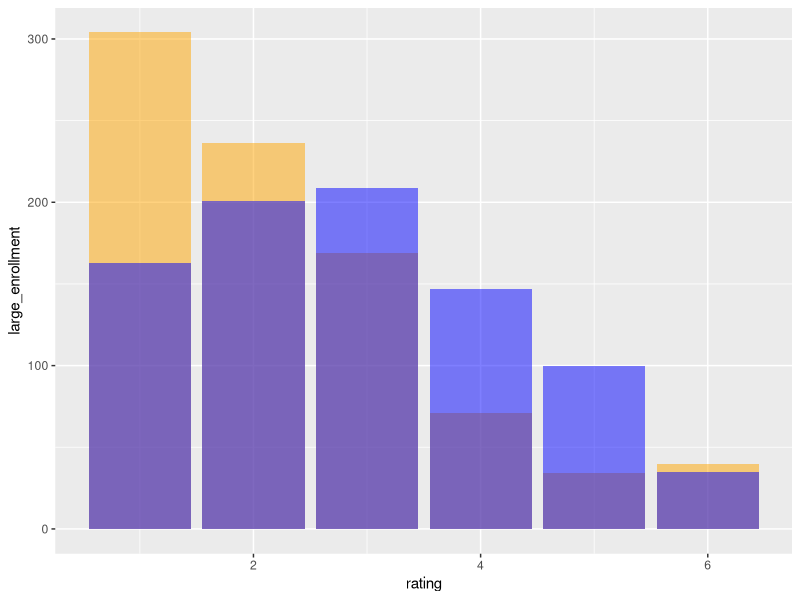
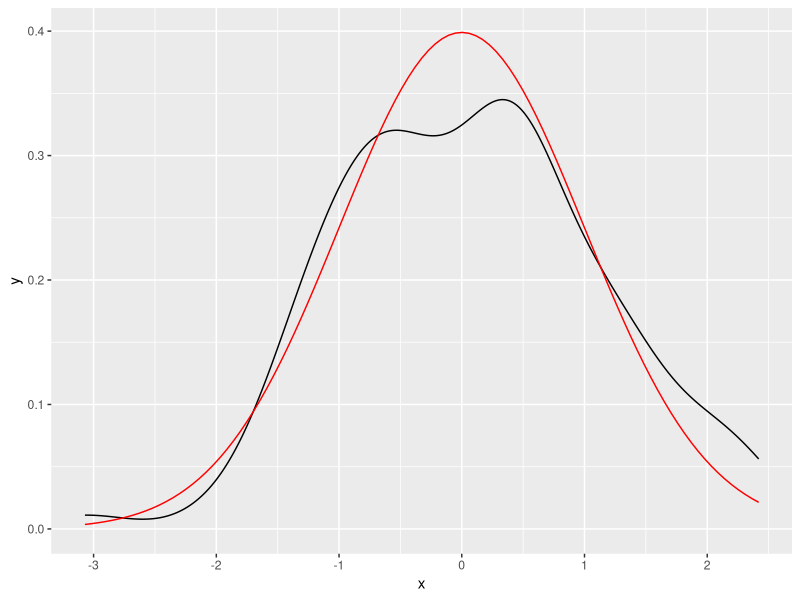
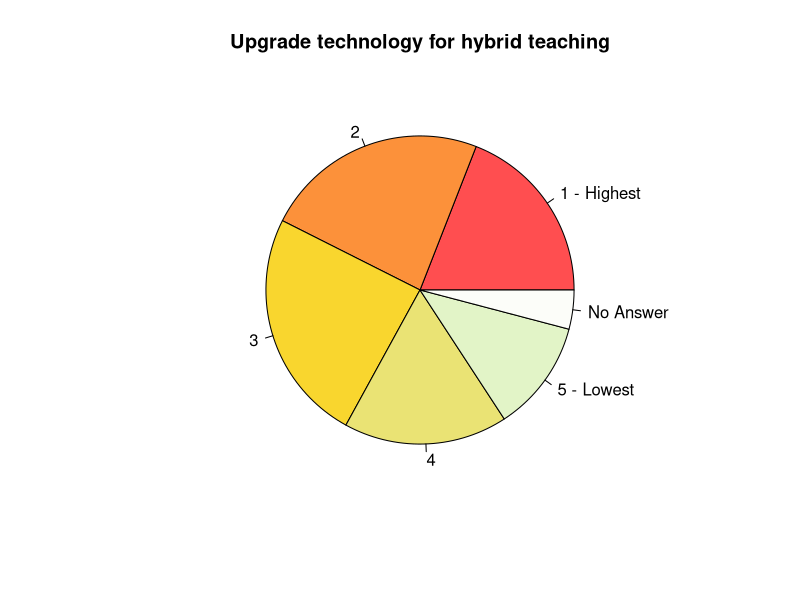
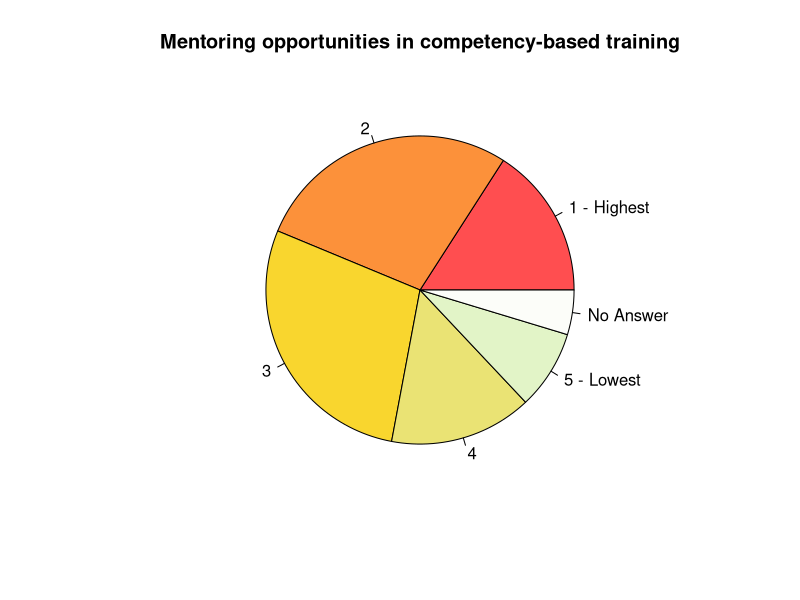
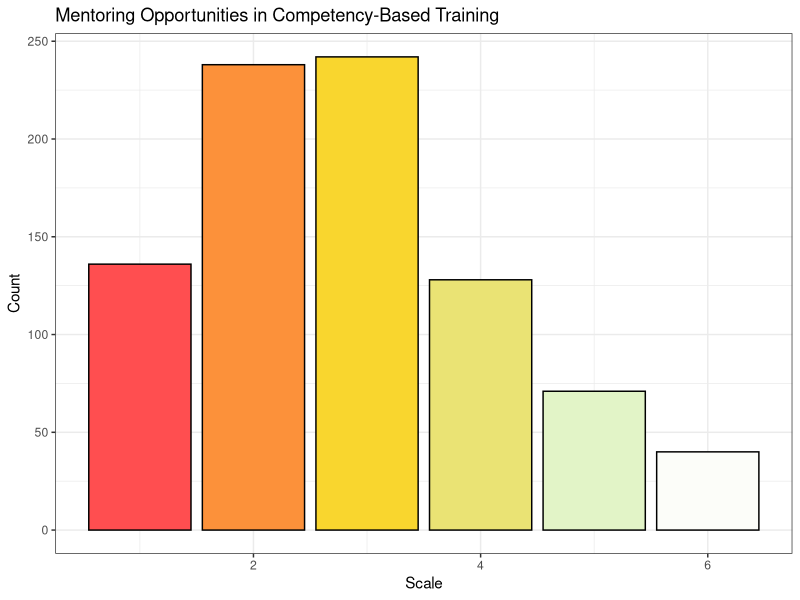

Recreate these plots in R, in order.
## ---- chunk 1
# loading the necessary libraries
library(tidyverse)
library(ggplot2)
library(rio)
library(stringr)
library(RColorBrewer)
## ---- chunk 2
teaching <- data.frame(rating = 1:6,
                       large_enrollment = c(304, 236, 169, 71, 34, 40),
                       upgrade_tech = c(163, 201, 209, 147, 100, 35),
                       mentoring = c(236, 238, 242, 128, 71, 40),
                       three_year_schedule = c(63, 116, 228, 184, 202, 62),
                       evidence_based_evaluations = c(275, 229, 167, 87, 63, 34),
                       course_release = c(133, 208, 239, 109, 127, 39),
                       incedntives_mentoring = c(200, 227, 202, 103, 81, 42),
                       distribute_workloads = c(488, 180, 97, 32, 30, 28))
## ---- chunk 3
ggplot() + 
  geom_col(data = teaching, aes(x = rating, y = large_enrollment), fill = "orange", alpha = .5) +
  geom_col(data = teaching, aes(x = rating, y = upgrade_tech), fill = "blue", alpha = .5)
## ---- chunk 4
ggplot(data.frame(x = rnorm(100)), aes(x)) +
  geom_density() +
  geom_function(fun = dnorm, colour = "red")
## ---- chunk 5
#update_tech from alexandra data
update_tech <- data.frame(update_tech =1:6,
                             n = c(163, 201, 209, 147, 100, 35))

#pie chart for update_tech
pie(update_tech$n, col = c("#ff4e50", "#fc913a", "#f9d62e", "#eae374",  "#e2f4c7", "#fcfdf9", border = "white"), labels = c("1 - Highest", "2", "3", "4", "5 - Lowest", "No Answer"), main = "Upgrade technology for hybrid teaching")

## ---- chunk 6
#mentoring from alexandra
mentoring <- data.frame(mentoring = 1:6,
                       n = c(136, 238, 242, 128, 71, 40))

#pie chart for mentoring
pie(mentoring$n, col = c("#ff4e50", "#fc913a", "#f9d62e", "#eae374",  "#e2f4c7", "#fcfdf9", border = "white"), labels = c("1 - Highest", "2", "3", "4", "5 - Lowest", "No Answer"), main = "Mentoring opportunities in competency-based training")

ggplot(data = mentoring, aes(x = mentoring, y = n)) + 
  geom_col(fill = c("#ff4e50", "#fc913a", "#f9d62e", "#eae374",  "#e2f4c7", "#fcfdf9"), col = "black") +
  theme_bw() +
  scale_x_continuous() +
  labs(title = "Mentoring Opportunities in Competency-Based Training") +
  xlab("Scale") +
  ylab("Count")

